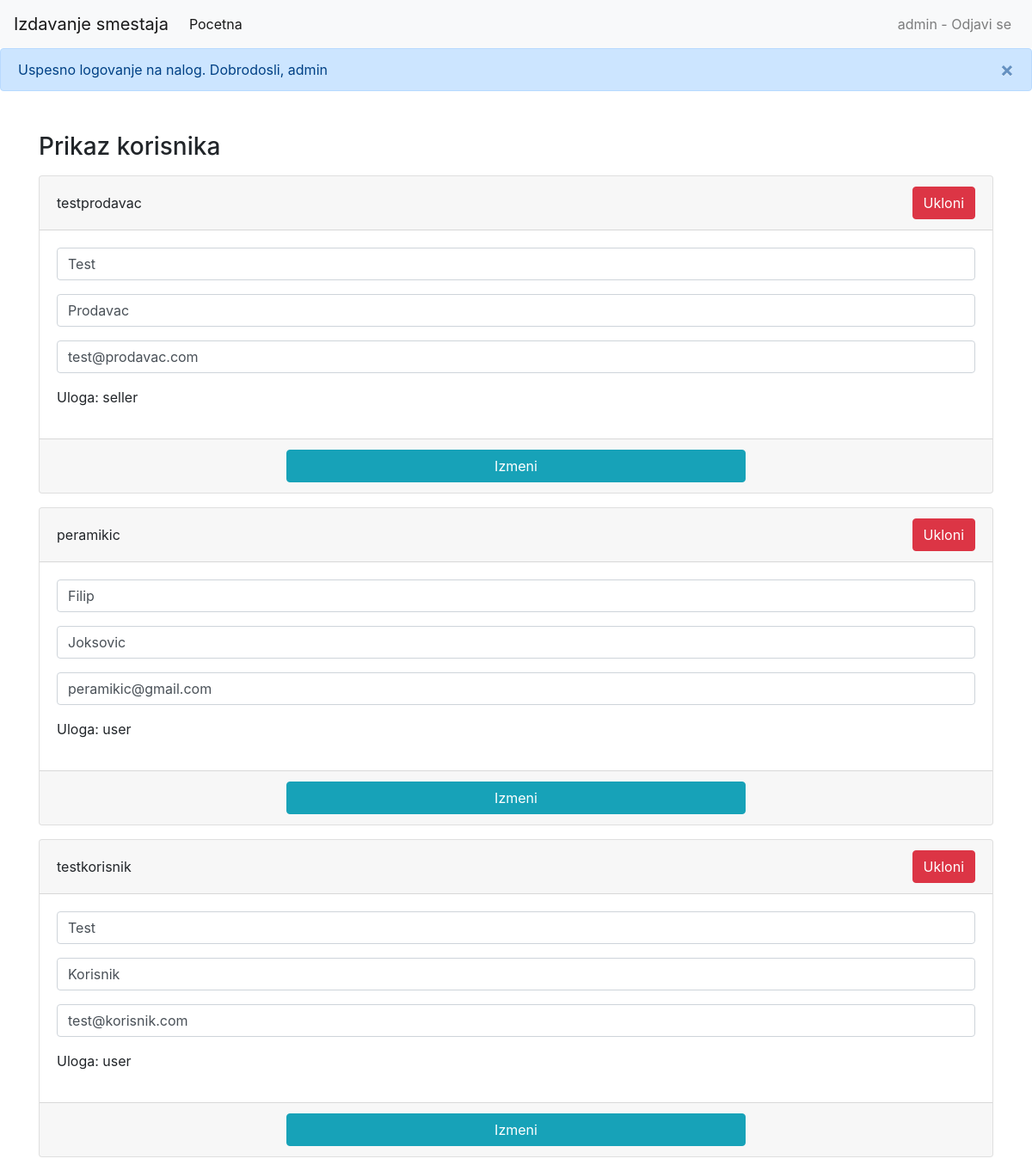
/admin.php (signed in), run on the app's committed database.
### tables this page shows
CREATE TABLE `users` (
  `id` int(11) NOT NULL,
  `username` varchar(50) NOT NULL,
  `email` varchar(50) NOT NULL,
  `password` varchar(500) NOT NULL,
  `first_name` varchar(50) NOT NULL,
  `last_name` varchar(50) NOT NULL,
  `role` varchar(50) NOT NULL
);

### admin.php (the view, shortened to what this page needs)
<!DOCTYPE html>
<html lang="en">
<head>
    <?php require("./comp/bootstrap.php"); ?>
</head>
<body>
    <?php require("./comp/nav.php"); ?>
    <?php
    $query = "SELECT * FROM users WHERE id != '{$_SESSION["user"]["id"]}'";
    $results =  ($database->query($query) != false) ? $database->query($query)->fetch_all(MYSQLI_ASSOC) : [];
    ?>
    <div class="container mt-5">
        <h3>Prikaz korisnika</h3>
        <?php foreach ($results as $user) : ?>
            <div class="card my-3">
                <div class="card-header align-items-center d-flex w-100 justify-content-between">
                    <div><?php echo $user["username"]; ?></div>
                    <form method="POST" action="server.php">
                        <div><button class="btn btn-danger">Ukloni</button></div>
                    </form>
                </div>
                <div class="card-body">
                    <form action="server.php" method="POST">
                        <div class="form-group">
                            <input name="first_name" class="form-control" value="<?php echo $user["first_name"]; ?>">
                        </div>
                        <div class="form-group">
                            <input name="last_name" class="form-control" value="<?php echo $user["last_name"]; ?>">
                        </div>
                        <div class="form-group">
                            <input name="email" class="form-control" value="<?php echo $user["email"]; ?>">
                        </div>
                        <div class="form-group">
                            Uloga: <?php echo $user["role"]; ?>
                        </div>
                </div>
                <div class="card-footer">
                    <button class="btn btn-info btn-block w-50 mx-auto" type="submit">Izmeni</button>
                </div>
            </div>
        <?php endforeach; ?>
    </div>
</body>
</html>

### data on the page
users: username "testprodavac", first_name "Test", last_name "Prodavac", email "test@prodavac.com", role "seller"
users: username "peramikic", first_name "Filip", last_name "Joksovic", email "peramikic@gmail.com", role "user"
users: username "testkorisnik", first_name "Test", last_name "Korisnik", email "test@korisnik.com", role "user"

### other printed values
$_SESSION["user"]["username"] "admin"
$_SESSION["message"] "Uspesno logovanje na nalog. Dobrodosli, admin"
